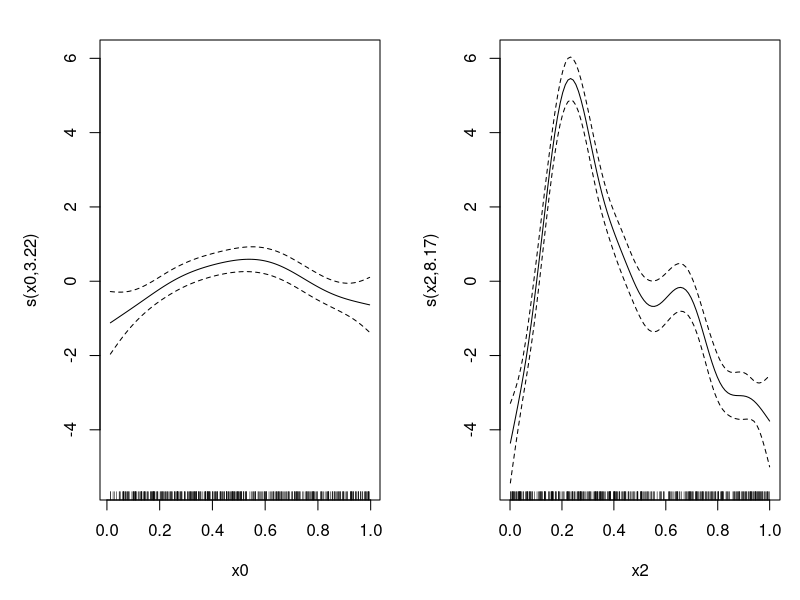
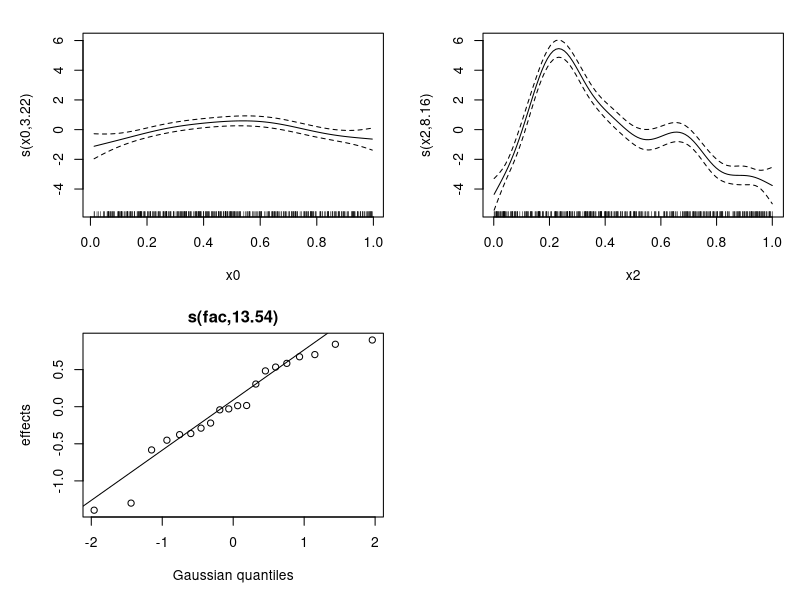

The R source for these figures, in order: (Note: this script raises an error after producing the figures.)
## ---- chunk 1
knitr::opts_chunk$set(echo = TRUE)
## ---- chunk 2
## save time in package checking on CRAN.

###################################
## A simple additive mixed model...
###################################
library(gamm4)

set.seed(0) 
dat <- gamSim(1,n=400,scale=2) ## simulate 4 term additive truth
## Now add 20 level random effect `fac'...
dat$fac <- fac <- as.factor(sample(1:20,400,replace=TRUE))
dat$y <- dat$y + model.matrix(~fac-1)%*%rnorm(20)*.5

br <- gamm4(y~s(x0)+x1+s(x2),data=dat,random=~(1|fac))
plot(br$gam,pages=1)

summary(br$gam) ## summary of gam
summary(br$mer) ## underlying mixed model
anova(br$gam) 

## compare gam fit of the same
bg <- gam(y~s(x0)+x1+s(x2)+s(fac,bs="re"),
          data=dat,method="REML")
plot(bg,pages=1)
gam.vcomp(bg)

##########################
## Poisson example GAMM...
##########################
## simulate data...
x <- runif(100)
fac <- sample(1:20,100,replace=TRUE)
eta <- x^2*3 + fac/20; fac <- as.factor(fac)
y <- rpois(100,exp(eta))

## fit model and examine it...
bp <- gamm4(y~s(x),family=poisson,random=~(1|fac))
plot(bp$gam)
bp$mer

## Not run: 
#################################################################
## Add a factor to the linear predictor, to be modelled as random
## and make response Poisson. Again compare `gamm' and `gamm4'
#################################################################
set.seed(6)
dat <- gamSim(1,n=400,scale=2) ## simulate 4 term additive truth
## add random effect...
g <- as.factor(sample(1:20,400,replace=TRUE))
dat$f <- dat$f + model.matrix(~ g-1)%*%rnorm(20)*2
dat$y <- rpois(400,exp(dat$f/7+1))

b2<-gamm(y~s(x0)+s(x1)+s(x2)+s(x3),family=poisson,
         data=dat,random=list(g=~1))
plot(b2$gam,pages=1)

b2r<-gamm4(y~s(x0)+s(x1)+s(x2)+s(x3),family=poisson,
         data=dat,random = ~ (1|g))

plot(b2r$gam,pages=1)

rm(dat)
vis.gam(b2r$gam,theta=35)


##################################
# Multivariate varying coefficient
# With crossed and nested random 
# effects.
##################################

## Start by simulating data...

f0 <- function(x, z, sx = 0.3, sz = 0.4) {
            (pi^sx * sz) * (1.2 * exp(-(x - 0.2)^2/sx^2 - (z -
                0.3)^2/sz^2) + 0.8 * exp(-(x - 0.7)^2/sx^2 -
                (z - 0.8)^2/sz^2))
        }
f1 <- function(x2) 2 * sin(pi * x2)
f2 <- function(x2) exp(2 * x2) - 3.75887
f3 <- function (x2) 0.2 * x2^11 * (10 * (1 - x2))^6 + 10 * (10 * x2)^3 *
            (1 - x2)^10

n <- 1000

## first set up a continuous-within-group effect...

g <- factor(sample(1:50,n,replace=TRUE)) ## grouping factor
x <- runif(n)                       ## continuous covariate
X <- model.matrix(~g-1)
mu <- X%*%rnorm(50)*.5 + (x*X)%*%rnorm(50)

## now add nested factors...
a <- factor(rep(1:20,rep(50,20)))
b <- factor(rep(rep(1:25,rep(2,25)),rep(20,50)))
Xa <- model.matrix(~a-1)
Xb <- model.matrix(~a/b-a-1)
mu <- mu + Xa%*%rnorm(20) + Xb%*%rnorm(500)*.5

## finally simulate the smooth terms
v <- runif(n);w <- runif(n);z <- runif(n)
r <- runif(n)
mu <- mu + f0(v,w)*z*10 + f3(r) 

y <- mu + rnorm(n)*2 ## response data

## First compare gamm and gamm4 on a reduced model

br <- gamm4(y ~ s(v,w,by=z) + s(r,k=20,bs="cr"),random = ~ (1|a/b))

ba <- gamm(y ~ s(v,w,by=z) + s(r,k=20,bs="cr"),random = list(a=~1,b=~1),method="REML")


par(mfrow=c(2,2))
plot(br$gam)

plot(ba$gam)

## now fit the full model

br <- gamm4(y ~ s(v,w,by=z) + s(r,k=20,bs="cr"),random = ~ (x+0|g) + (1|g) + (1|a/b))

br$mer
br$gam
plot(br$gam)

## try a Poisson example, based on the same linear predictor...

lp <- mu/5
y <- rpois(exp(lp),exp(lp)) ## simulated response

## again compare gamm and gamm4 on reduced model

br <- gamm4(y ~ s(v,w,by=z) + s(r,k=20,bs="cr"),family=poisson,random = ~ (1|a/b))

ba <- gamm(y ~ s(v,w,by=z) + s(r,k=20,bs="cr"),family=poisson,random = list(a=~1,b=~1))

par(mfrow=c(2,2))
plot(br$gam)
plot(ba$gam)

## and now fit full version (very slow)...

br <- gamm4(y ~ s(v,w,by=z) + s(r,k=20,bs="cr"),family=poisson,random = ~ (x|g) + (1|a/b))
br$mer
br$gam
plot(br$gam)


####################################
# Different smooths of x2 depending 
# on factor `fac'...
####################################
dat <- gamSim(4)

br <- gamm4(y ~ fac+s(x2,by=fac)+s(x0),data=dat)
plot(br$gam,pages=1)
summary(br$gam)


####################################
# Timing comparison with `gam'...  #                                      
####################################

dat <- gamSim(1,n=600,dist="binary",scale=.33)

system.time(lr.fit0 <- gam(y~s(x0)+s(x1)+s(x2),
            family=binomial,data=dat,method="ML"))

system.time(lr.fit <- gamm4(y~s(x0)+s(x1)+s(x2),
            family=binomial,data=dat))

lr.fit0;lr.fit$gam
cor(fitted(lr.fit0),fitted(lr.fit$gam))

## plot model components with truth overlaid in red
op <- par(mfrow=c(2,2))
fn <- c("f0","f1","f2","f3");xn <- c("x0","x1","x2","x3")
for (k in 1:3) {
  plot(lr.fit$gam,select=k)
  ff <- dat[[fn[k]]];xx <- dat[[xn[k]]]
  ind <- sort.int(xx,index.return=TRUE)$ix
  lines(xx[ind],(ff-mean(ff))[ind]*.33,col=2)
}
par(op)

## End(Not run)

######################################
## A "signal" regression example, in
## which a univariate response depends
## on functional predictors.
######################################

## simulate data first....

rf <- function(x=seq(0,1,length=100)) {
## generates random functions...
  m <- ceiling(runif(1)*5) ## number of components
  f <- x*0;
  mu <- runif(m,min(x),max(x));sig <- (runif(m)+.5)*(max(x)-min(x))/10
  for (i in 1:m) f <- f+ dnorm(x,mu[i],sig[i])
  f
}

x <- seq(0,1,length=100) ## evaluation points

## example functional predictors...
par(mfrow=c(3,3));for (i in 1:9) plot(x,rf(x),type="l",xlab="x")

## simulate 200 functions and store in rows of L...
L <- matrix(NA,200,100) 
for (i in 1:200) L[i,] <- rf()  ## simulate the functional predictors

f2 <- function(x) { ## the coefficient function
  (0.2*x^11*(10*(1-x))^6+10*(10*x)^3*(1-x)^10)/10 
}

f <- f2(x) ## the true coefficient function

y <- L%*%f + rnorm(200)*20 ## simulated response data

## Now fit the model E(y) = L%*%f(x) where f is a smooth function.
## The summation convention is used to evaluate smooth at each value
## in matrix X to get matrix F, say. Then rowSum(L*F) gives E(y).

## create matrix of eval points for each function. Note that
## `smoothCon' is smart and will recognize the duplication...
X <- matrix(x,200,100,byrow=TRUE) 

## compare `gam' and `gamm4' this time

b <- gam(y~s(X,by=L,k=20),method="REML")
br <- gamm4(y~s(X,by=L,k=20))
par(mfrow=c(2,1))
plot(b,shade=TRUE);lines(x,f,col=2)
plot(br$gam,shade=TRUE);lines(x,f,col=2)
